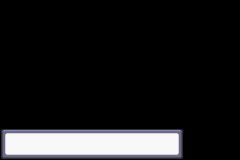

The image is a tile-based game level rendered from a .tmx file. Its description and source (layers, tilesets, objects; grid data summarised) follow:
An orthogonal 30x20 tile map with 8x8 px tiles, 1 tile layer (Tile Layer 1).

<map version="1.0" orientation="orthogonal" width="30" height="20" tilewidth="8" tileheight="8">
 <tileset firstgid="1" name="1" tilewidth="8" tileheight="8">
  <image source="../TileSets/Borders/1.png" width="72" height="8" />
 </tileset>
 <layer name="Tile Layer 1" width="30" height="20">
  <data>[600 cells, 92 non-empty, 9 distinct tile ids]</data>
 </layer>
</map>
